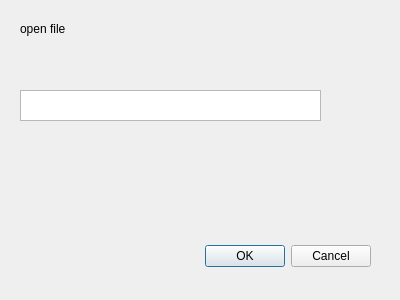
<?xml version="1.0" encoding="UTF-8"?>
<ui version="4.0">
 <class>openoption</class>
 <widget class="QDialog" name="openoption">
  <property name="geometry">
   <rect>
    <x>0</x>
    <y>0</y>
    <width>400</width>
    <height>300</height>
   </rect>
  </property>
  <property name="windowTitle">
   <string>Dialog</string>
  </property>
  <widget class="QDialogButtonBox" name="buttonBox">
   <property name="geometry">
    <rect>
     <x>30</x>
     <y>240</y>
     <width>341</width>
     <height>32</height>
    </rect>
   </property>
   <property name="orientation">
    <enum>Qt::Horizontal</enum>
   </property>
   <property name="standardButtons">
    <set>QDialogButtonBox::Cancel|QDialogButtonBox::Ok</set>
   </property>
  </widget>
  <widget class="QPlainTextEdit" name="plainTextEdit">
   <property name="geometry">
    <rect>
     <x>20</x>
     <y>90</y>
     <width>301</width>
     <height>31</height>
    </rect>
   </property>
  </widget>
  <widget class="QLabel" name="label">
   <property name="geometry">
    <rect>
     <x>20</x>
     <y>20</y>
     <width>64</width>
     <height>17</height>
    </rect>
   </property>
   <property name="text">
    <string>open file</string>
   </property>
  </widget>
 </widget>
 <resources/>
 <connections>
  <connection>
   <sender>buttonBox</sender>
   <signal>accepted()</signal>
   <receiver>openoption</receiver>
   <slot>accept()</slot>
   <hints>
    <hint type="sourcelabel">
     <x>248</x>
     <y>254</y>
    </hint>
    <hint type="destinationlabel">
     <x>157</x>
     <y>274</y>
    </hint>
   </hints>
  </connection>
  <connection>
   <sender>buttonBox</sender>
   <signal>rejected()</signal>
   <receiver>openoption</receiver>
   <slot>reject()</slot>
   <hints>
    <hint type="sourcelabel">
     <x>316</x>
     <y>260</y>
    </hint>
    <hint type="destinationlabel">
     <x>286</x>
     <y>274</y>
    </hint>
   </hints>
  </connection>
 </connections>
</ui>
